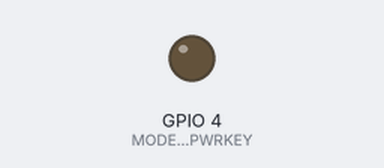
The sketch below on a simulated ESP32. On the bench: output pins drawn as LEDs (lit = HIGH). Pins used as bus, display or sensor lines are not drawn; what the sketch prints to the serial monitor is not drawn.

Above: at 0.0 s.
At 1.2 s:
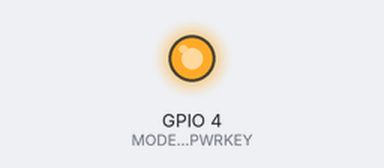
Timing chart, 0 to 2.7 s (numbered marks = the images above):
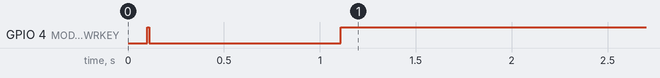

The sketch:

Test_GPRS.ino
```cpp
/*
 * I provided a put to sleep function, in case you want to put your ESP32 TTGO TCall Sim800L to sleep
 * And need minimal power consumption. Unfortunately, having the Sim800L module soldered to the board,
 * I couldn't wake up the module correctly since it requires a pin that's not accessible to be toggled
 * BUT I'm successfully putting it to sleep, and restarting the whole module each time i'm waking it up
 * So if you're not connecting to the internet that frequently, this might actually be benefecial, but
 * if you're sleeping and waking up each couple of seconds, this might not be the best option since
 * the Sim800L needs around 6 seconds to wake up, which is alot!
 */

// Configure your APN in GPRS.h
#include "GPRS.h"

void setup() {
  Serial.begin(115200);

  // This function call sets up the module but in a blocking matter!
  GPRS_wake_up();

  if(GPRS_connectivity_status())Serial.println("Connected to cellular network!");

  // If you have other modules to set up, you can call GPRS_init()
  // in a conditional loop and put other modules to setup with it
  // since it actually uses millis() to time its steps, not delays!
  /*
   * Non blocking Setup example:
   * do{
   *    GPRS_init();
   *
   *    Other_module_init();
   *
   * }while(gprs_setup_state != GPRS_READY_
   *        && not(Other_module_ready_condition)
   *        && ...)
   */
}

void loop() {

  // Do whatever you want with GPRS here

}
```

GPRS.cpp
```cpp
#include "GPRS.h"

TinyGsm modem(SerialAT);

// Setup variables
unsigned long GPRS_last_update = 0;
int  gprs_setup_state = 0;
bool serial_ready  = false;
bool module_ready  = false;
bool connect_ready = false;

// Functions' declarations
void GPRS_init(){
  switch(gprs_setup_state){
    case GPRS_RESET:{

      gprs_setup_state = 0;
      serial_ready  = false;
      module_ready  = false;
      connect_ready = false;

      gprs_setup_state = GPRS_START_SERIAL;
      GPRS_last_update = millis();
      break;
    }
    case GPRS_START_SERIAL:{
      if(!serial_ready) {
        serial_ready = true;
        SerialAT.begin(MODEM_BAUD_RATE, SERIAL_8N1, MODEM_RX, MODEM_TX);
      }
      if(millis() - GPRS_last_update >= 100){
        gprs_setup_state = GPRS_INIT_MODULE;
        GPRS_last_update = millis();
      }
      break;
    }
    case GPRS_INIT_MODULE:{
      if(!module_ready) {
        module_ready = true;
        setup_modem();
      }
      if(millis() - GPRS_last_update >= 3000){
        gprs_setup_state = GPRS_INIT_MODEM;
        GPRS_last_update = millis();
      }
      break;
    }
    case GPRS_INIT_MODEM:{
      modem.restart();
      gprs_setup_state = GPRS_CONNECT;
      GPRS_last_update = millis();
      break;
    }
    case GPRS_CONNECT:{
      if(!connect_ready) {
        connect_ready = true;

        // Unlock SIM if PIN is required (;provided)
        if (SIM_PIN && modem.getSimStatus() != 3 ) {
          modem.simUnlock(SIM_PIN);
        }
        // Connect
        modem.gprsConnect(APN, GPRS_USER, GPRS_PASS);
      }
      if(millis() - GPRS_last_update >= 500){
        gprs_setup_state = GPRS_READY_;
      }
      break;
    }
    case GPRS_READY_:{
      break;
    }
    default: break;
  }
}

// Please refer to the datasheet of the SIM800 for more details about this process
void setup_modem(){
  pinMode(MODEM_RST, OUTPUT);
  digitalWrite(MODEM_RST, HIGH);
  pinMode(MODEM_PWRKEY, OUTPUT);
  pinMode(MODEM_POWER_ON, OUTPUT);
  digitalWrite(MODEM_POWER_ON, HIGH);
  // Pull down PWRKEY for 1 second or more according to manual requirements
  digitalWrite(MODEM_PWRKEY, HIGH);
  delay(10);
  digitalWrite(MODEM_PWRKEY, LOW);
  delay(1000);
  digitalWrite(MODEM_PWRKEY, HIGH);
}

void GPRS_put_to_sleep(){
   SerialAT.write("AT+CSCLK=2\r"); // Enable sleep mode until external interrupt
                                   // Consult datasheet: https://www.elecrow.com/download/SIM800%20Series_AT%20Command%20Manual_V1.09.pdf
                                   // (Page 160, AT+CSCLK Configure Slow Clock)
}

void GPRS_wake_up(){
  unsigned long started_init_ = millis();
  do{
    GPRS_init();
  }while(gprs_setup_state != GPRS_READY_
         && (millis() - started_init_ <= GPRS_CONN_TIMEOUT));

  if(!modem.isGprsConnected()){ // Couldn't connect
    ESP.restart();
  }
}

bool GPRS_connectivity_status(){
  return modem.isGprsConnected();
 }
```

GPRS.h
```cpp
////GSM module specification
#define TINY_GSM_MODEM_SIM800
#include <TinyGsmClient.h> //https://github.com/vshymanskyy/TinyGSM

// TTGO T-Call pin definitions
#define MODEM_RST                5
#define MODEM_PWRKEY            4
#define MODEM_POWER_ON          23
#define MODEM_TX                27
#define MODEM_RX                26
#define I2C_SDA                 21
#define I2C_SCL                 22
#define MODEM_BAUD_RATE         115200  //115.2 Kb/s baud rate

// GPRS init states
#define GPRS_RESET              0
#define GPRS_START_SERIAL       1
#define GPRS_INIT_MODULE        2
#define GPRS_INIT_MODEM         3
#define GPRS_CONNECT            4
#define GPRS_READY_             5

// GPRS data
#define GPRS_USER               ""
#define GPRS_PASS               ""
#define APN                     ""      // APN (google the apn of your network provider in your country)
#define SIM_PIN                 ""      // If SIM is locked, provide the PUK code

// Timeout connection before automatically restarting
#define GPRS_CONN_TIMEOUT       10000UL // 10 seconds

// Hardware Serial for builtin GSM Module
#define SerialAT Serial1 //I'm using an esp32, which have 3 hardware serial ports, i'm using the 2nd for the modem !

void setup_modem();
void GPRS_init();
void GPRS_wake_up();
void GPRS_put_to_sleep();
bool GPRS_connectivity_status();
```
